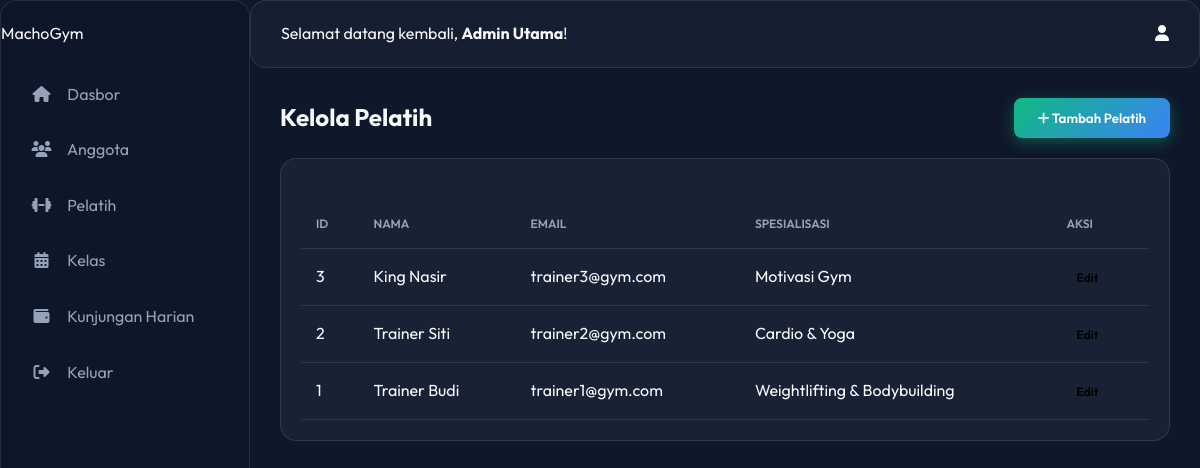
The page /index.php?page=admin_trainers (signed in) on the database its author committed.
### tables this page shows
CREATE TABLE `trainers` (
  `id` int(11) NOT NULL,
  `user_id` int(11) NOT NULL,
  `specialization` varchar(255) DEFAULT NULL
);

CREATE TABLE `users` (
  `id` int(11) NOT NULL,
  `name` varchar(100) NOT NULL,
  `email` varchar(100) NOT NULL,
  `phone` varchar(20) DEFAULT NULL,
  `address` text DEFAULT NULL,
  `password` varchar(255) NOT NULL,
  `role` enum('admin','trainer','member') NOT NULL,
  `created_at` timestamp NOT NULL DEFAULT current_timestamp()
);

### views/admin/trainers.php (the view, shortened to what this page needs)
<?php
require_once 'views/layouts/header.php';
$db = new Database();
$conn = $db->getConnection();
?>
<div style="display: flex; justify-content: space-between; align-items: center; margin-bottom: 20px;">
    <h2>Kelola Pelatih</h2>
    <button class="btn btn-primary" onclick="document.getElementById('addTrainerForm').style.display = 'block';"><i class="fa fa-plus"></i> Tambah Pelatih</button>
</div>
<div class="glass" style="padding: 20px;">
    <div class="table-container">
        <table class="table">
            <thead>
                <tr>
                    <th>ID</th>
                    <th>Nama</th>
                    <th>Email</th>
                    <th>Spesialisasi</th>
                    <th>Aksi</th>
                </tr>
            </thead>
            <tbody>
                <?php
                $stmt = $conn->query("
                    SELECT t.id, u.name, u.email, u.phone, u.address, t.specialization
                    FROM trainers t
                    JOIN users u ON t.user_id = u.id
                    ORDER BY t.id DESC
                ");
                while ($row = $stmt->fetch()):
                ?>
                <tr>
                    <td><?php echo $row['id']; ?></td>
                    <td><?php echo $row['name']; ?></td>
                    <td><?php echo $row['email']; ?></td>
                    <td><?php echo $row['specialization'] ? $row['specialization'] : '<em>Belum diatur</em>'; ?></td>
                    <td>
                        <button class="btn btn-warning" onclick="editTrainer(<?php echo $row['id']; ?>, '<?php echo addslashes($row['name']); ?>', '<?php echo addslashes($row['email']); ?>', '<?php echo addslashes($row['phone']); ?>', '<?php echo addslashes($row['address']); ?>', '<?php echo addslashes($row['specialization']); ?>')" style="padding: 5px 10px; font-size: 12px; color: black; background-color: var(--warning); border-color: var(--warning);">Edit</button>
                    </td>
                </tr>
                <?php endwhile; ?>
            </tbody>
        </table>
    </div>
</div>
<?php require_once 'views/layouts/footer.php'; ?>

### index.php (shortened to what this page needs)
<?php
$page = isset($_GET['page']) ? $_GET['page'] : 'home';
switch ($page) {
    case 'admin_trainers':
        require 'views/admin/trainers.php';
        break;
}
?>

### views/layouts/header.php (shortened to what this page needs)
<!DOCTYPE html>
<html lang="en">
<head>
    <link rel="stylesheet" href="assets/css/style.css">
    <link rel="stylesheet" href="assets/css/dashboard.css">
    <link rel="stylesheet" href="https://cdnjs.cloudflare.com/ajax/libs/font-awesome/6.4.0/css/all.min.css">
</head>
<body class="dashboard-body">
    <div class="dashboard-container">
        <?php require_once 'sidebar.php'; ?>
        <div class="main-content">
            <div class="top-nav glass">
                <div class="welcome-msg">
                    Selamat datang kembali, <strong><?php echo $_SESSION['user_name']; ?></strong>!
                </div>
                <div class="user-profile">
                    <div class="avatar"><i class="fa fa-user"></i></div>
                </div>
            </div>
            <div class="content-area">

### views/layouts/sidebar.php (shortened to what this page needs)
<div class="sidebar glass">
    <div class="logo">
        <span>MachoGym</span>
    </div>
    <ul class="sidebar-menu">
        <?php if($_SESSION['role'] == 'admin'): ?>
            <li><a href="index.php?page=admin_dashboard"><i class="fa fa-home"></i> Dasbor</a></li>
            <li><a href="index.php?page=admin_members"><i class="fa fa-users"></i> Anggota</a></li>
            <li><a href="index.php?page=admin_trainers"><i class="fa fa-dumbbell"></i> Pelatih</a></li>
            <li><a href="index.php?page=admin_classes"><i class="fa fa-calendar-alt"></i> Kelas</a></li>
            <li><a href="index.php?page=admin_non_member_payments"><i class="fa fa-wallet"></i> Kunjungan Harian</a></li>
        <?php endif; ?>
        <li class="logout-link"><a href="index.php?page=logout"><i class="fa fa-sign-out-alt"></i> Keluar</a></li>
    </ul>
</div>

### views/layouts/footer.php (shortened to what this page needs)
            </div>
        </div>
    </div>
</body>
</html>

### assets/css/style.css (style rules this page uses)
:root { --bg-dark: #0f172a; --bg-card: rgba(30, 41, 59, 0.7); --primary: #10b981; --primary-hover: #059669; --secondary: #3b82f6; --text-main: #f8fafc; --text-muted: #94a3b8; --border-color: rgba(255, 255, 255, 0.1); --glass-blur: blur(12px); }
* { margin: 0; padding: 0; box-sizing: border-box; font-family: 'Outfit', sans-serif; }
body { background-color: var(--bg-dark); color: var(--text-main); overflow-x: hidden; line-height: 1.6; }
a { text-decoration: none; color: inherit; }
.glass { background: var(--bg-card); backdrop-filter: var(--glass-blur); -webkit-backdrop-filter: var(--glass-blur); border: 1px solid var(--border-color); border-radius: 16px; }
.btn { display: inline-block; padding: 12px 24px; border-radius: 8px; font-weight: 600; cursor: pointer; transition: all 0.3s ease; border: none; outline: none; }
.btn-primary { background: linear-gradient(135deg, var(--primary), var(--secondary)); color: white; box-shadow: 0 4px 15px rgba(16, 185, 129, 0.4); }

### assets/css/dashboard.css (style rules this page uses)
.dashboard-body { background-color: var(--bg-dark); margin: 0; padding: 0; overflow-x: hidden; }
.dashboard-container { display: flex; min-height: 100vh; }
.sidebar { width: 250px; background: rgba(15, 23, 42, 0.95); border-right: 1px solid var(--border-color); padding: 20px 0; display: flex; flex-direction: column; position: fixed; height: 100vh; z-index: 10; }
.sidebar-menu { list-style: none; margin-top: 20px; flex-grow: 1; }
.sidebar-menu li a { display: block; padding: 15px 25px; color: var(--text-muted); font-size: 16px; transition: all 0.3s; border-left: 3px solid transparent; }
.sidebar-menu li a i { width: 25px; text-align: center; margin-right: 10px; }
.logout-link { margin-top: auto; }
.main-content { flex-grow: 1; margin-left: 250px; display: flex; flex-direction: column; }
.top-nav { display: flex; justify-content: space-between; align-items: center; padding: 20px 30px; border-bottom: 1px solid var(--border-color); background: rgba(30, 41, 59, 0.5); }
.content-area { padding: 30px; flex-grow: 1; }
.table-container { width: 100%; overflow-x: auto; }
.table { width: 100%; border-collapse: collapse; margin-top: 20px; }
.table th, .table td { padding: 15px; text-align: left; border-bottom: 1px solid var(--border-color); }
.table th { color: var(--text-muted); font-weight: 600; text-transform: uppercase; font-size: 12px; }

### rows shown on the page
trainers: id "3", user.name "King Nasir", user.email "trainer3@gym.com", specialization "Motivasi Gym"
trainers: id "2", user.name "Trainer Siti", user.email "trainer2@gym.com", specialization "Cardio & Yoga"
trainers: id "1", user.name "Trainer Budi", user.email "trainer1@gym.com", specialization "Weightlifting & Bodybuilding"

### other values the page prints
$_SESSION['user_name'] "Admin Utama"
